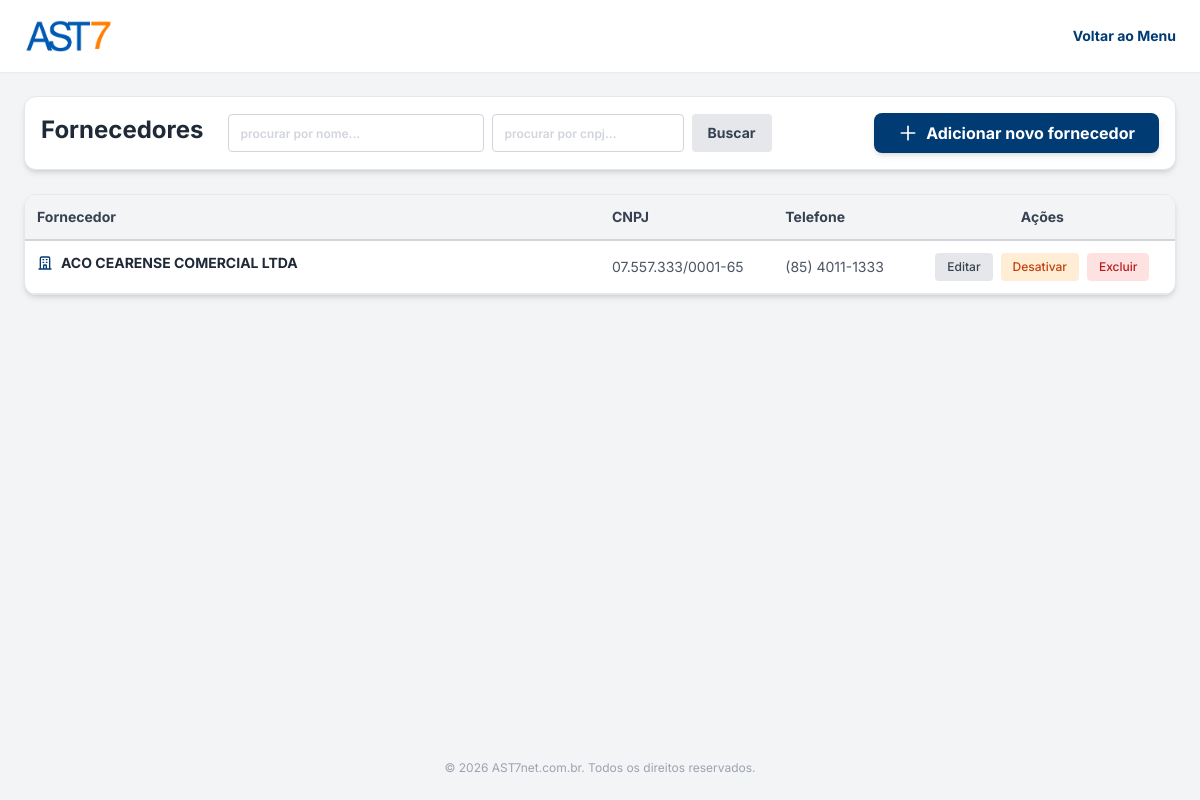
Screenshot of /fornecedores.php (signed in) with the database file from the repository.
### tables this page shows
CREATE TABLE fornecedores (
                id INTEGER PRIMARY KEY AUTOINCREMENT,
                razao_social TEXT NOT NULL,
                cep TEXT,
                endereco TEXT,
                numero TEXT,
                bairro TEXT,
                cidade TEXT,
                uf TEXT,
                cnpj TEXT,
                ie TEXT,
                telefone TEXT,
                contato_nome TEXT,
                celular TEXT,
                email TEXT,
                whatsapp TEXT,
                email_danfe TEXT,
                observacao TEXT,
                ativo INTEGER DEFAULT 1,
                created_at DATETIME DEFAULT CURRENT_TIMESTAMP
            );

### fornecedores.php (the view, shortened to what this page needs)
<?php
$pdo = Database::getInstance();
$busca = isset($_GET['busca']) ? trim($_GET['busca']) : '';
$busca_cnpj = isset($_GET['busca_cnpj']) ? trim($_GET['busca_cnpj']) : '';
$pagina_atual = isset($_GET['page']) && is_numeric($_GET['page']) ? (int)$_GET['page'] : 1;
$limite = 10;
$offset = ($pagina_atual - 1) * $limite;
$sql_where = " WHERE 1=1";
$params = [];
$sql = "SELECT * FROM fornecedores" . $sql_where . " ORDER BY razao_social ASC LIMIT $limite OFFSET $offset";
$stmt = $pdo->prepare($sql);
$stmt->execute($params);
$fornecedores = $stmt->fetchAll();
?>
<!DOCTYPE html>
<html lang="pt-BR">
<head>
    <script src="https://cdn.tailwindcss.com"></script>
</head>
<body class="bg-bg-main min-h-screen flex flex-col font-sans text-text-main text-base">
    <header class="bg-white shadow-sm py-4 px-6 flex justify-between items-center">
        <img src="assets/ast7_logo.png" alt="AST7" class="h-10">
        <a href="dashboard.php" class="text-brand-blue hover:underline font-bold text-sm">Voltar ao Menu</a>
    </header>
    <main class="flex-grow p-4 md:p-6 max-w-[1400px] mx-auto w-full">
        <div class="bg-white p-4 rounded-xl shadow-md border border-gray-200 mb-6 flex flex-col md:flex-row justify-between items-center gap-4">
            <div class="flex gap-2 w-full md:w-auto">
                <h1 class="text-2xl font-bold text-gray-800 hidden md:block mr-4">Fornecedores</h1>
                <form method="GET" class="flex flex-col md:flex-row gap-2 w-full md:w-auto">
                    <input type="text" name="busca" value="<?= htmlspecialchars($busca) ?>" placeholder="procurar por nome..." class="px-3 py-2 border border-gray-300 rounded text-sm font-semibold w-full md:w-64">
                    <input type="text" name="busca_cnpj" value="<?= htmlspecialchars($busca_cnpj) ?>" placeholder="procurar por cnpj..." class="px-3 py-2 border border-gray-300 rounded text-sm font-semibold w-full md:w-48">
                    <button type="submit" class="bg-gray-200 text-gray-700 px-4 py-2 rounded hover:bg-gray-300 font-bold text-sm transition-colors">Buscar</button>
                </form>
            </div>
            <button onclick="document.getElementById('modalNovoFornecedor').classList.remove('hidden')" class="w-full md:w-auto bg-brand-blue text-white font-bold py-2 px-6 rounded-lg shadow-md hover:bg-blue-900 transition-colors flex items-center justify-center gap-2">
                <svg class="w-5 h-5" fill="none" stroke="currentColor" viewBox="0 0 24 24"><path stroke-linecap="round" stroke-linejoin="round" stroke-width="2" d="M12 4v16m8-8H4"></path></svg>
                Adicionar novo fornecedor
            </button>
        </div>
        <div class="bg-white rounded-xl shadow-md border border-gray-200 overflow-hidden">
            <div class="overflow-x-auto">
                <table class="w-full text-left border-collapse text-sm">
                    <thead>
                        <tr class="border-b-2 border-gray-300 text-gray-700 bg-gray-100">
                            <th class="py-3 px-3 font-bold w-1/2">Fornecedor</th>
                            <th class="py-3 px-3 font-bold">CNPJ</th>
                            <th class="py-3 px-3 font-bold">Telefone</th>
                            <th class="py-3 px-3 font-bold text-center">Ações</th>
                        </tr>
                    </thead>
                    <tbody>
                        <?php foreach($fornecedores as $f): ?>
                        <tr class="border-b border-gray-200 hover:bg-blue-50 transition-colors <?= $f['ativo'] == 0 ? 'opacity-60 bg-gray-100' : '' ?>">
                            <td class="py-3 px-3 font-bold text-gray-800 flex items-center gap-2">
                                <svg class="w-4 h-4 text-brand-blue" fill="none" stroke="currentColor" viewBox="0 0 24 24"><path stroke-linecap="round" stroke-linejoin="round" stroke-width="2" d="M19 21V5a2 2 0 00-2-2H7a2 2 0 00-2 2v16m14 0h2m-2 0h-5m-9 0H3m2 0h5M9 7h1m-1 4h1m4-4h1m-1 4h1m-5 10v-5a1 1 0 011-1h2a1 1 0 011 1v5m-4 0h4"></path></svg>
                                <?= htmlspecialchars($f['razao_social']) ?>
                            </td>
                            <td class="py-3 px-3 text-gray-600"><?= htmlspecialchars($f['cnpj']) ?></td>
                            <td class="py-3 px-3 text-gray-600"><?= htmlspecialchars($f['telefone']) ?></td>
                            <td class="py-3 px-3">
                                <div class="flex items-center justify-center gap-2">
                                    <a href="fornecedores.php?edit=<?= $f['id'] ?>" class="bg-gray-200 text-gray-700 hover:bg-gray-300 px-3 py-1.5 rounded transition-colors text-xs font-medium">Editar</a>
                                    <a href="fornecedores.php?toggle=<?= $f['id'] ?>" class="<?= $f['ativo'] ? 'bg-orange-100 text-orange-700 hover:bg-orange-200' : 'bg-green-100 text-green-700 hover:bg-green-200' ?> px-3 py-1.5 rounded transition-colors text-xs font-medium">
                                        <?= $f['ativo'] ? 'Desativar' : 'Ativar' ?>
                                    </a>
                                    <a href="fornecedores.php?delete=<?= $f['id'] ?>" onclick="return confirm('Tem certeza que deseja EXCLUIR este fornecedor? Essa ação não pode ser desfeita.')" class="bg-red-100 text-red-700 hover:bg-red-200 px-3 py-1.5 rounded transition-colors text-xs font-medium">Excluir</a>
                                </div>
                            </td>
                        </tr>
                        <?php endforeach; ?>
                    </tbody>
                </table>
            </div>
        </div>
    </main>
    <?php include 'footer.php'; ?>
</body>
</html>

### fornecedores.php (style rules this page uses)
input:not(:placeholder-shown) { background-color: #F3F4F6 !important; }
::placeholder { color: #D1D5DB !important; font-size: 0.75rem !important; text-transform: lowercase !important; }

### rows the page displays
fornecedores: razao_social "ACO CEARENSE COMERCIAL LTDA", cnpj "07.557.333/0001-65", telefone "(85) 4011-1333", ativo "Desativar"
